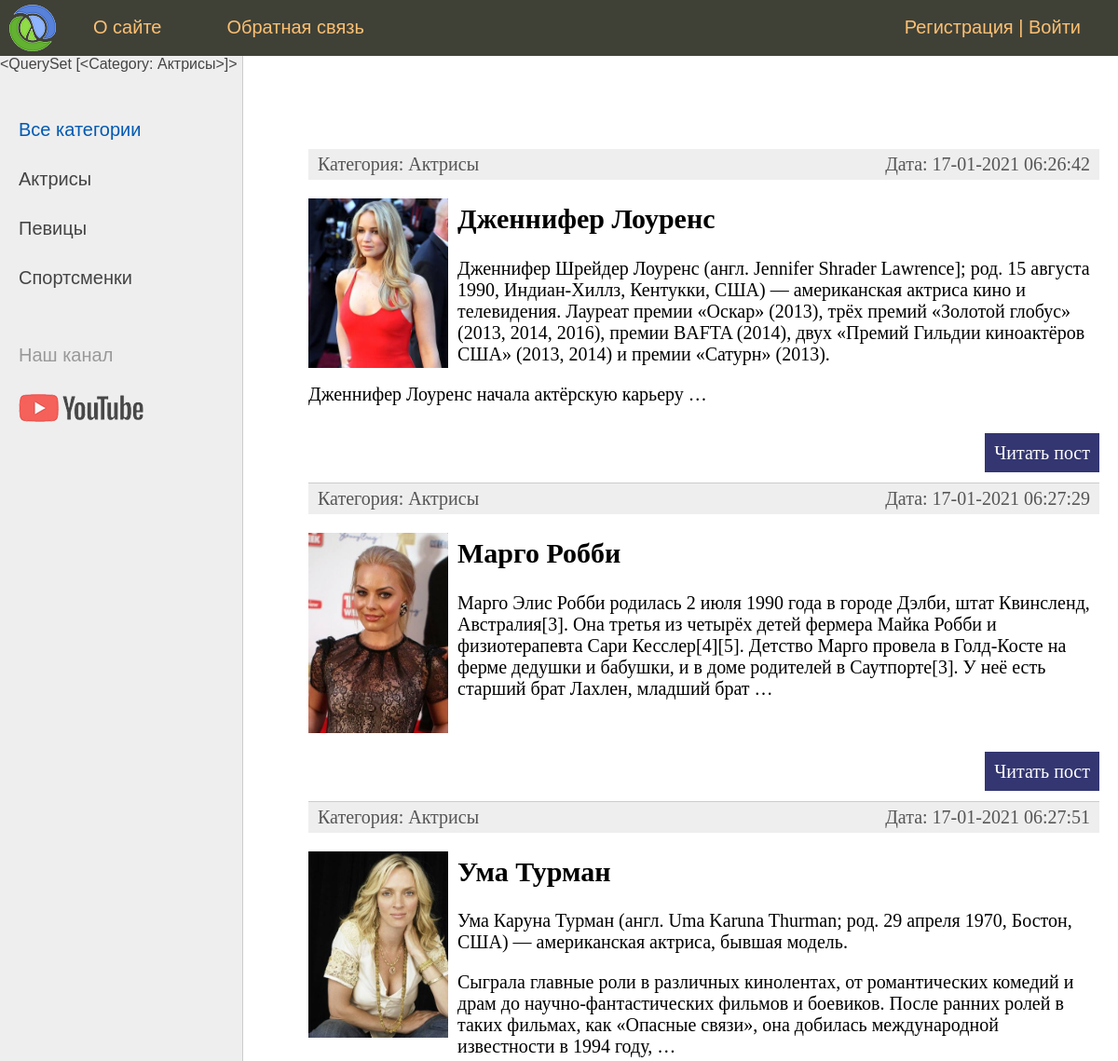
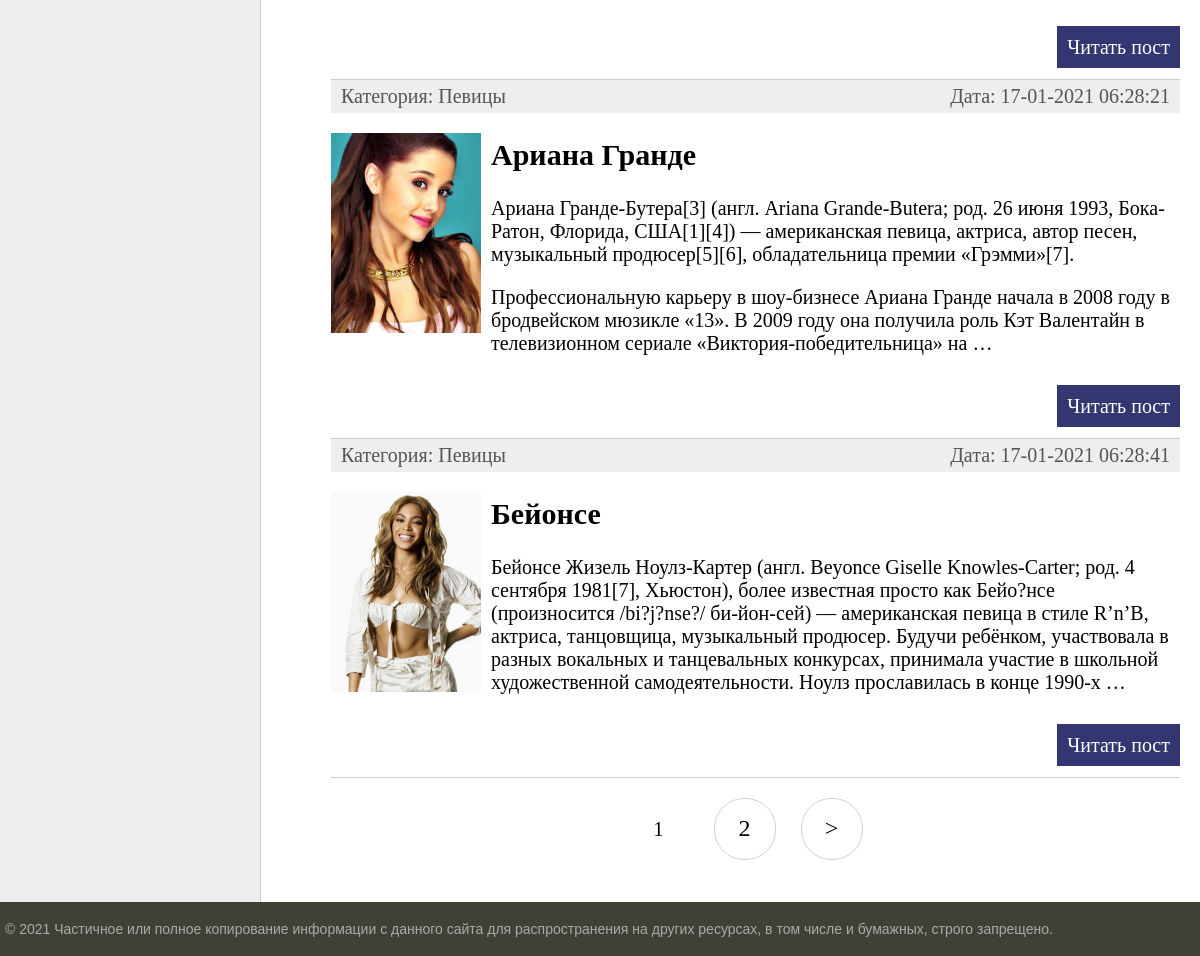
The page / on the database its author committed (2 pictures, top to bottom).
### women/models.py (models this page shows, shortened)
class Category(models.Model):
    name = models.CharField(max_length=100, db_index=True, verbose_name="Категория")
    slug = models.SlugField(max_length=255, unique=True, db_index=True, verbose_name="URL")
    def __str__(self):
        return self.name
    def get_absolute_url(self):
        return reverse('category', kwargs={'cat_slug': self.slug})
    class Meta:
        verbose_name = "Категории"
        verbose_name_plural = "Категория"
        ordering = ['id']

class Women(models.Model):
    title = models.CharField(max_length=255, verbose_name='Заголовок')
    slug = models.SlugField(max_length=255, unique=True, db_index=True, verbose_name="URL")
    content = models.TextField(blank=True, verbose_name='Текс статьи')
    photo = models.ImageField(upload_to="photos/%Y/%m/%d/", verbose_name="Фото")
    time_create = models.DateTimeField(auto_now_add=True, verbose_name="Время создания")
    time_update = models.DateTimeField(auto_now=True, verbose_name="Время изменения")
    is_published = models.BooleanField(default=True, verbose_name="Публикация")
    cat = models.ForeignKey('Category', on_delete=models.PROTECT, verbose_name="Категория")
    def get_absolute_url(self):
        return reverse('post', kwargs={'post_slug': self.slug})
    class Meta:
        verbose_name = "Известные женщины"
        verbose_name_plural = "Известные женщины"
        ordering = ['time_create', 'title']

### women/views.py (the view)
# urls.py: path('', WomenHome.as_view(), name='home'),
class WomenHome(DataMixin, ListView):
    model = Women
    template_name = 'women/index.html'
    context_object_name = 'posts'
    def get_context_data(self, *, object_list=None, **kwargs):
        context = super().get_context_data(**kwargs)
        c_def = self.get_user_context(tittle='Главная страница')
        context = dict(list(context.items()) + list(c_def.items()))
        return context
    def get_queryset(self):
        return Women.objects.filter(is_published=True).select_related('cat')

### women/templatetags/women_tags.py (called while the page is built)
@register.simple_tag(name='getcats')
def get_categories(filter=None):
    if not filter:
        return Category.objects.all()
    else:
        return Category.objects.filter(pk=filter)

### women/utils.py (called while the page is built)
    def get_user_context(self, **kwargs):
        context = kwargs
        cats = cache.get('cats')
        if not cats:
            cats = Category.objects.annotate(Count('women'))
            cache.set('cats', cats, 60)
        user_menu = menu.copy()
        if not self.request.user.is_authenticated:
            user_menu.pop(1)
        context['menu'] = user_menu
        context['cats'] = cats
        if 'cats_selected' not in context:
            context['cat_selected'] = 0
        return context

### women/templates/women/index.html (shortened to what this page needs)
{% extends 'women/base.html' %}
{% block content %}
    <ul class="list-articles">
        {% for p in posts %}
            <li>
                <div class="article-panel">
                    <p class="first">Категория: {{ p.cat }}</p>
                    <p class="last">Дата: {{ p.time_update|date:"d-m-Y H:i:s" }}</p>
                </div>
                {% if p.photo %}
                    <p><img class="img-article-left thumb" src="{{ p.photo.url }}"></p>
                {% endif %}
                <h2>{{ p.title }}</h2>
                {% autoescape on %}
                    {{ p.content|linebreaks|truncatewords:50 }}
                {% endautoescape %}
                <p class="link-read-post"><a href="{{ p.get_absolute_url }}">Читать пост</a></p>
            </li>
        {% endfor %}
    </ul>
{% endblock %}

### women/templates/women/base.html (shortened to what this page needs)
{% load static %}
{% load women_tags %}
<!DOCTYPE html>
<html>
<head>
    <link type="text/css" href="{% static 'women/css/styles.css' %}" rel="stylesheet"/>
</head>
<body>
<table class="table-page" border=0 cellpadding="0" cellspacing="0">
    <tr>
        <td valign=top>
            {% block mainmenu %}
                <div class="header">
                    <ul id="mainmenu" class="mainmenu">
                        <li class="logo"><a href="{% url 'home' %}">
                            <div class="logo"></div>
                        </a></li>
                        {% for m in menu %}
                            <li><a href="{% url m.url_name %}">{{ m.title }}</a></li>
                        {% endfor %}
                        {% if request.user.is_authenticated %}
                            <li class="last"> {{ user.username }} | <a href="{% url 'logout' %}"> Выйти </a></li>
                        {% else %}
                            <li class="last"><a href="{% url 'register' %}">Регистрация </a> | <a
                                    href="{% url 'login' %}">Войти</a></li>
                        {% endif %}
                    </ul>
                </div>
            {% endblock mainmenu %}
            <table class="table-content" border=0 cellpadding="0" cellspacing="0">
                <tr>
                    <td valign="top" class="left-chapters">
                        {% getcats filter=1 %}
                        <ul id="leftchapters">
                            {% if cat_selected == 0 %}
                                <li class="selected">Все категории</li>
                            {% else %}
                                <li><a href="{% url 'home' %}"> Все категории </a></li>
                            {% endif %}
                            {% for c in cats %}
                                {% if c.women__count > 0 %}
                                    {% if c.pk == cat_selected %}
                                        <li class="selected"> {{ c.name }}</li>
                                    {% else %}
                                        <li><a href="{{ c.get_absolute_url }}"> {{ c.name }}</a></li>
                                    {% endif %}
                                {% endif %}
                            {% endfor %}
                            <li class="share">
                                <p>Наш канал</p>
                                <a class="share-yt"
                                   href="https://www.youtube.com/channel/UClJzWfGWuGJL2t-3dYKcHTA/playlists"
                                   target="_blank" rel="nofollow"></a>
                            </li>
                        </ul>
                    </td>
                    <td valign="top" class="content">
                        <div class="content-text">
                            {% block content %}
                            {% endblock %}
                            {% if page_obj.has_other_pages %}
                                <nav class="list-pages">
                                    <ul>
                                        {% for p in paginator.page_range %}
                                            {% if page_obj.number == p %}
                                                <li class="page-num page-num-selected">{{ p }}</li>
                                            {% elif p >= page_obj.number|add:-2 and p <= page_obj.number|add:2 %}
                                                <li class="page-num">
                                                    <a href="?page={{ p }}">{{ p }}</a>
                                                </li>
                                            {% endif %}
                                        {% endfor %}
                                        {% if page_obj.has_next %}
                                            <li class="page-num">
                                                <a href="?page={{ page_obj.next_page_number }}">&gt;</a>
                                            </li>
                                        {% endif %}
                                    </ul>
                                </nav>
                            {% endif %}
                        </div>
                    </td>
                </tr>
            </table>
        </td>
    </tr>
    <tr>
        <td valign=top>
            <div id="footer">
                <p>&copy; 2021 Частичное или полное копирование информации с данного сайта для распространения на других
                    ресурсах, в том числе и бумажных, строго запрещено.</p>
            </div>
        </td>
    </tr>
</table>
</body>
</html>

### women/static/women/css/styles.css (style rules this page uses)
html, body { font-family: 'Arial'; margin: 0; padding: 0; height: 100%; width: 100%; color: #444; }
a { color: #0059b2; text-decoration: none; }
img { max-width: 600px; height: auto; }
img.img-article-left { max-width: 300px; height: auto; float: left; padding: 0 10px 10px 0; }
img.img-article-left.thumb { max-width: 150px; height: auto; }
p.link-read-post { text-align: right; }
p.link-read-post a { padding: 10px; min-width: 100px; background: #333671; color: #fff; text-decoration: none; }
div.article-panel { background: #eee; padding: 5px 10px 5px 10px; box-sizing: border-box; overflow: hidden; color: #555; }
div.article-panel p.first { margin: 0; float: left; }
div.article-panel p.last { margin: 0; float: right; }
ul.list-articles { list-style: none; margin: 0; padding: 0; }
ul.list-articles li { border-bottom: 1px solid #ccc; }
.table-page { width: 100%; height: 100%; vertical-align: top; }
.table-page tr { height: 100%; }
.header { background: #3F4137; height: 60px; }
.logo { background: url('../images/logo.png') no-repeat 10px 5px; width: 70px; height: 60px; }
ul.mainmenu { list-style: none; margin: 0; padding: 0; height: 60px; color: #fdc073; font-size: 20px; overflow: hidden; }
ul.mainmenu li { float: left; margin: 18px 40px 0 30px; }
ul.mainmenu li.logo { margin: 0; }
ul.mainmenu li.last { float: right; }
ul.mainmenu li a { color: #fdc073; text-decoration: none; }
.table-content { width: 100%; min-height: 100%; height: 100%; }
.left-chapters { margin: 0; background: #eee; border-right: 1px solid #ccc; min-height: 100%; }
.left-chapters ul { width: 230px; min-height: 100%; margin: 0; padding: 20px 10px 10px 20px; list-style: none; font-size: 20px; }
.left-chapters ul li { margin: 30px 0 0 0; color: #999; }
.left-chapters ul li.selected { color: #0059b2; }
.left-chapters ul li a { color: #444; text-decoration: none; }
.left-chapters ul li.share { margin: 60px 0 0 0; }
.left-chapters ul li.share p { margin: 30px 0 30px 0; }
.left-chapters ul li.share a { display: inline-block; width: 40px; height: 40px; margin: 0 20px 0 0; }
.left-chapters ul li.share a.share-yt { width: 100%; height: 30px; background: url('../images/share_yt.png') no-repeat 0 0 }
.content { padding: 40px 20px 20px 40px; width: 100%; box-sizing: border-box; }
.content-text { margin: 60px 0 0 30px; color: #000; font-size: 20px; font-family: Yandex Sans Display Light; }
#footer { box-sizing: border-box; background: #3F4137; padding: 5px; color: #aaa; font-size: 14px; font-family: Verdana, Geneva, Arial, Helvetica; text-align: left; overflow: hidden; }
.list-pages { text-align: center; margin: 0 0 20px 0; }
.list-pages ul { margin: 20px 0 0 0; padding: 0; list-style: none; }
.list-pages ul li { display: inline-block; margin: 0 20px 0 0; }
.list-pages a { color: #000; font-size: 24px; text-decoration: none; }
.list-pages .page-num, .page-num-selected { display: inline-block; width: 60px; height: 44px; padding: 16px 0 0 0; border: 1px solid #d0d0d0; border-radius: 30px; }
.list-pages .page-num-selected { border: none; color: #000; font-size: 20px; }

### rows shown on the page
Category: name "<QuerySet [<Category: Актрисы>]>", name "Актрисы"
Category: name "Певицы"
Category: name "Спортсменки"
Women: cat "Актрисы", time_update "17-01-2021 06:26:42", photo (picture), title "Дженнифер Лоуренс", content "Дженнифер Шрейдер Лоуренс (англ. Jennifer Shrader Lawrence]; род. 15 августа 1990, Индиан-Хиллз, Кентукки, США) — американская актриса кино и телевидения. Лауреат премии «Оскар» (2013), трёх премий «Золотой глобус» (2013, 2014, 2016), премии BAFTA (2014), двух «Премий Гильдии киноактёров США» (2013, 2014) и премии «Сатурн» (2013). Дженнифер Лоуренс начала актёрскую карьеру …"
Women: cat "Актрисы", time_update "17-01-2021 06:27:29", photo (picture), title "Марго Робби", content "Марго Элис Робби родилась 2 июля 1990 года в городе Дэлби, штат Квинсленд, Австралия[3]. Она третья из четырёх детей фермера Майка Робби и физиотерапевта Сари Кесслер[4][5]. Детство Марго провела в Голд-Косте на ферме дедушки и бабушки, и в доме родителей в Саутпорте[3]. У неё есть старший брат Лахлен, младший брат …"
Women: cat "Актрисы", time_update "17-01-2021 06:27:51", photo (picture), title "Ума Турман", content "Ума Каруна Турман (англ. Uma Karuna Thurman; род. 29 апреля 1970, Бостон, США) — американская актриса, бывшая модель. Сыграла главные роли в различных кинолентах, от романтических комедий и драм до научно-фантастических фильмов и боевиков. После ранних ролей в таких фильмах, как «Опасные связи», она добилась международной известности в 1994 году, …"
Women: cat "Певицы", time_update "17-01-2021 06:28:21", photo (picture), title "Ариана Гранде", content "Ариана Гранде-Бутера[3] (англ. Ariana Grande-Butera; род. 26 июня 1993, Бока-Ратон, Флорида, США[1][4]) — американская певица, актриса, автор песен, музыкальный продюсер[5][6], обладательница премии «Грэмми»[7]. Профессиональную карьеру в шоу-бизнесе Ариана Гранде начала в 2008 году в бродвейском мюзикле «13». В 2009 году она получила роль Кэт Валентайн в телевизионном сериале «Виктория-победительница» на …"
Women: cat "Певицы", time_update "17-01-2021 06:28:41", photo (picture), title "Бейонсе", content "Бейонсе Жизель Ноулз-Картер (англ. Beyonce Giselle Knowles-Carter; род. 4 сентября 1981[7], Хьюстон), более известная просто как Бейо?нсе (произносится /bi?j?nse?/ би-йон-сей) — американская певица в стиле R’n’B, актриса, танцовщица, музыкальный продюсер. Будучи ребёнком, участвовала в разных вокальных и танцевальных конкурсах, принимала участие в школьной художественной самодеятельности. Ноулз прославилась в конце 1990-х …"

### other values the page prints
{{ m.title }} "О сайте" "Обратная связь"
{{ p }} "1"
{{ p }} "2"
